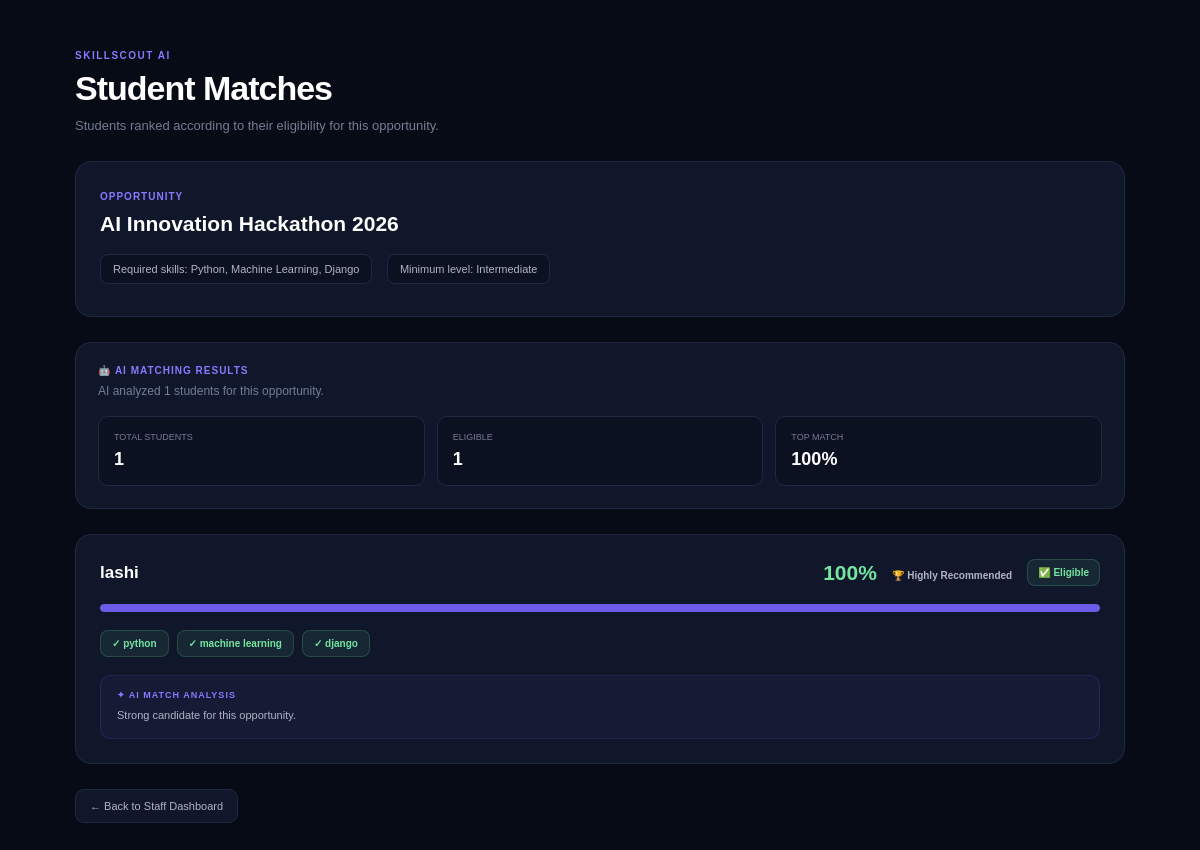
Page /opportunities/3/matches/ (signed in) on the committed database.
### core/models.py (models this page shows, shortened)
class Opportunity(models.Model):
    OPPORTUNITY_TYPES = [
        ("HACKATHON", "Hackathon"),
        ("INTERVIEW", "Interview"),
        ("PRESENTATION", "Presentation"),
        ("COMPETITION", "Competition"),
        ("OTHER", "Other"),
    ]
    title = models.CharField(
        max_length=200
    )
    description = models.TextField(
        blank=True
    )
    opportunity_type = models.CharField(
        max_length=30,
        choices=OPPORTUNITY_TYPES,
        default="OTHER"
    )
    required_skills = models.CharField(
        max_length=500,
        help_text="Enter skills separated by commas"
    )
    minimum_skill_level = models.CharField(
        max_length=20,
        choices=StudentSkill.SKILL_LEVELS,
        default="BEGINNER"
    )
    event_date = models.DateField(
        null=True,
        blank=True
    )
    created_at = models.DateTimeField(
        auto_now_add=True
    )

class Profile(models.Model):
    ROLE_CHOICES = [
        ("STUDENT", "Student"),
        ("STAFF", "Staff"),
        ("HOD", "HOD"),
    ]
    user = models.OneToOneField(
        User,
        on_delete=models.CASCADE
    )
    role = models.CharField(
        max_length=20,
        choices=ROLE_CHOICES,
        default="STUDENT"
    )
    department = models.CharField(
        max_length=100,
        blank=True
    )
    phone = models.CharField(
        max_length=15,
        blank=True
    )
    year = models.PositiveIntegerField(
        null=True,
        blank=True
    )

class StudentSkill(models.Model):
    SKILL_LEVELS = [
        ("BEGINNER", "Beginner"),
        ("INTERMEDIATE", "Intermediate"),
        ("ADVANCED", "Advanced"),
        ("EXPERT", "Expert"),
    ]
    profile = models.ForeignKey(
        Profile,
        on_delete=models.CASCADE,
        related_name="skills"
    )
    skill_name = models.CharField(
        max_length=100
    )
    skill_level = models.CharField(
        max_length=20,
        choices=SKILL_LEVELS,
        default="BEGINNER"
    )
    years_experience = models.FloatField(
        default=0
    )

### core/views.py (the view)
# urls.py: path("opportunities/<int:opportunity_id>/matches/", views.opportunity_matches, name="opportunity_matches"),
def opportunity_matches(request, opportunity_id):
    if not request.user.is_authenticated:
        return redirect("login")
    profile = Profile.objects.get(
        user=request.user
    )
    if profile.role not in ["STAFF", "HOD"]:
        return redirect("skill_passport")
    opportunity = Opportunity.objects.get(
        id=opportunity_id
    )
    profiles = Profile.objects.filter(
        role="STUDENT"
    ).select_related("user")
    results = []
    for student_profile in profiles:
        result = check_student_eligibility(
            student_profile,
            opportunity
        )
        if result["eligible"]:
            Notification.objects.get_or_create(
                profile=student_profile,
                title="New Opportunity Match",
                message=(
                    f"You are eligible for "
                    f"'{opportunity.title}' "
                    f"with a "
                    f"{result['match_percentage']}% match."
                )
            )
        results.append({
            "profile": student_profile,
            "result": result,
        })
    results.sort(
        key=lambda item: item["result"]["match_percentage"],
        reverse=True
    )
    eligible_count = sum(
        1
        for item in results
        if item["result"]["eligible"]
    )
    return render(
        request,
        "opportunities/matches.html",
        {
            "opportunity": opportunity,
            "results": results,
            "eligible_count": eligible_count,
            "user_role": profile.role,
        }
    )

### templates/opportunities/matches.html (shortened to what this page needs)
<!DOCTYPE html>
<html lang="en">
<head>
</head>
<body>
<div class="container">
    <div class="header">
        <span>SKILLSCOUT AI</span>
        <h1>Student Matches</h1>
        <p>
            Students ranked according to their
            eligibility for this opportunity.
        </p>
    </div>
    <div class="requirement-box">
        <strong>
            OPPORTUNITY
        </strong>
        <h2>
            {{ opportunity.title }}
        </h2>
        <div class="skills">
            Required skills:
            {{ opportunity.required_skills }}
        </div>
        <div class="skills">
            Minimum level:
            {{ opportunity.get_minimum_skill_level_display }}
        </div>
    </div>
    <div class="ai-summary">
    <div class="ai-summary-title">
        🤖 AI MATCHING RESULTS
    </div>
    <div class="ai-summary-text">
        AI analyzed {{ results|length }} students for this opportunity.
    </div>
    <div class="summary-grid">
        <div class="summary-item">
            <span>TOTAL STUDENTS</span>
            <strong>{{ results|length }}</strong>
        </div>
        <div class="summary-item">
            <span>ELIGIBLE</span>
            <strong>{{ eligible_count }}</strong>
        </div>
        <div class="summary-item">
            <span>TOP MATCH</span>
            <strong>
                {% if results %}
                    {{ results.0.result.match_percentage }}%
                {% else %}
                    —
                {% endif %}
            </strong>
        </div>
    </div>
</div>
    <div class="student-list">
        {% for item in results %}
        <div class="student-card">
            <div class="student-header">
                <div class="student-name">
                    {{ item.profile.user.username }}
                </div>
                <div class="match
                    {% if item.result.eligible %}
                        eligible
                    {% else %}
                        not-eligible
                    {% endif %}
                ">
                    {{ item.result.match_percentage }}%
                </div>
                <div class="recommendation">
    {% if item.result.match_percentage >= 90 %}
        🏆 Highly Recommended
    {% elif item.result.match_percentage >= 75 %}
        ⭐ Recommended
    {% elif item.result.match_percentage >= 60 %}
        ⚠️ Consider
    {% else %}
        ❌ Low Match
    {% endif %}
</div>
                {% if item.result.eligible %}
                <div class="status eligible">
                    ✅ Eligible
                </div>
                {% else %}
                <div class="status not-eligible">
                    ❌ Not Eligible
                </div>
                {% endif %}
            </div>
            <div class="bar">
                <div
                    class="bar-fill"
                    style="width:
                    {{ item.result.match_percentage }}%;">
                </div>
            </div>
            <div class="details">
                {% if item.result.matched_skills %}
                    {% for skill in item.result.matched_skills %}
                        <span class="tag matched">
                            ✓ {{ skill }}
                        </span>
                    {% endfor %}
                {% endif %}
            </div>
            <div class="ai-recommendation">
    <span class="ai-label">
        ✦ AI MATCH ANALYSIS
    </span>
    <p>
        {{ item.result.recommendation }}
    </p>
</div>
        </div>
        {% endfor %}
    </div>
    {% if user_role == "HOD" %}
<a
    href="{% url 'hod_opportunities' %}"
    class="back"
>
    ← Back to HOD Opportunities
</a>
{% else %}
<a
    href="{% url 'staff_dashboard' %}"
    class="back"
>
    ← Back to Staff Dashboard
</a>
{% endif %}
</div>
</body>
</html>

### templates/opportunities/matches.html (style rules this page uses)
* { box-sizing: border-box; }
body { margin: 0; min-height: 100vh; background: #070b16; color: #ffffff; font-family: Arial, sans-serif; }
.container { width: 90%; max-width: 1050px; margin: auto; padding: 45px 0 70px; }
.header { margin-bottom: 28px; }
.header span { display: inline-block; color: #8879ff; font-size: 10px; font-weight: bold; letter-spacing: 1.5px; margin-bottom: 8px; }
.header h1 { margin: 0 0 10px; font-size: 34px; letter-spacing: -1px; }
.header p { margin: 0; color: #737d94; font-size: 13px; }
.requirement-box { padding: 24px; margin-bottom: 25px; background: #10172a; border: 1px solid #202941; border-radius: 16px; }
.requirement-box strong { color: #8879ff; font-size: 10px; letter-spacing: 1px; }
.requirement-box h2 { margin: 8px 0 18px; font-size: 21px; }
.skills { display: inline-block; margin-right: 10px; margin-bottom: 8px; padding: 8px 12px; background: #0b1120; border: 1px solid #202941; border-radius: 8px; color: #aeb5c5; font-size: 11px; }
.student-list { display: grid; gap: 16px; }
.student-card { padding: 24px; background: #10172a; border: 1px solid #202941; border-radius: 16px; transition: 0.2s ease; }
.student-header { display: flex; align-items: center; justify-content: space-between; gap: 15px; }
.student-name { flex: 1; font-size: 17px; font-weight: bold; }
.match { font-size: 21px; font-weight: bold; }
.eligible { color: #72e6a1; }
.status { padding: 7px 10px; border-radius: 8px; font-size: 10px; font-weight: bold; }
.status.eligible { background: rgba(114, 230, 161, 0.08); border: 1px solid rgba(114, 230, 161, 0.2); color: #72e6a1; }
.bar { width: 100%; height: 8px; margin: 18px 0; background: #20283b; border-radius: 20px; overflow: hidden; }
.bar-fill { height: 100%; background: #6c5ce7; border-radius: 20px; transition: width 0.5s ease; }
.details { display: flex; flex-wrap: wrap; gap: 8px; }
.tag { padding: 7px 11px; border-radius: 8px; font-size: 10px; font-weight: 600; }
.matched { background: rgba(114, 230, 161, 0.08); border: 1px solid rgba(114, 230, 161, 0.18); color: #72e6a1; }
.back { display: inline-flex; margin-top: 25px; padding: 10px 14px; border: 1px solid #202941; border-radius: 9px; background: #10172a; color: #aeb5c5; text-decoration: none; font-size: 11px; transition: 0.2s ease; }
.recommendation { margin-top: 6px; color: #aeb5c5; font-size: 10px; font-weight: bold; }
.ai-summary { padding: 22px; margin-bottom: 25px; background: #10172a; border: 1px solid #202941; border-radius: 16px; }
.ai-summary-title { color: #8879ff; font-size: 10px; font-weight: bold; letter-spacing: 1px; margin-bottom: 8px; }
.ai-summary-text { color: #737d94; font-size: 12px; margin-bottom: 18px; }
.summary-grid { display: grid; grid-template-columns: repeat(3, 1fr); gap: 12px; }
.summary-item { padding: 15px; background: #0b1120; border: 1px solid #202941; border-radius: 10px; }
.summary-item span { display: block; color: #737d94; font-size: 9px; margin-bottom: 7px; }
.summary-item strong { font-size: 18px; color: #ffffff; }
.ai-recommendation { margin-top: 18px; padding: 14px 16px; background: rgba(108, 92, 231, 0.06); border: 1px solid rgba(108, 92, 231, 0.18); border-radius: 10px; }
.ai-label { display: block; margin-bottom: 7px; color: #8879ff; font-size: 9px; font-weight: bold; letter-spacing: 1px; }
.ai-recommendation p { margin: 0; color: #aeb5c5; font-size: 11px; line-height: 1.5; }

### rows in the picture
Opportunity: title "AI Innovation Hackathon 2026", required_skills "Python, Machine Learning, Django", minimum_skill_level "Intermediate"
Profile: profile.user.username "lashi", result.match_percentage "100", result.recommendation "Strong candidate for this opportunity."
StudentSkill: skill_name "python"
StudentSkill: skill_name "machine learning"
StudentSkill: skill_name "django"

### other values in the picture
{{ results|length }} "1"
{{ eligible_count }} "1"
{{ results.0.result.match_percentage }} "100"
